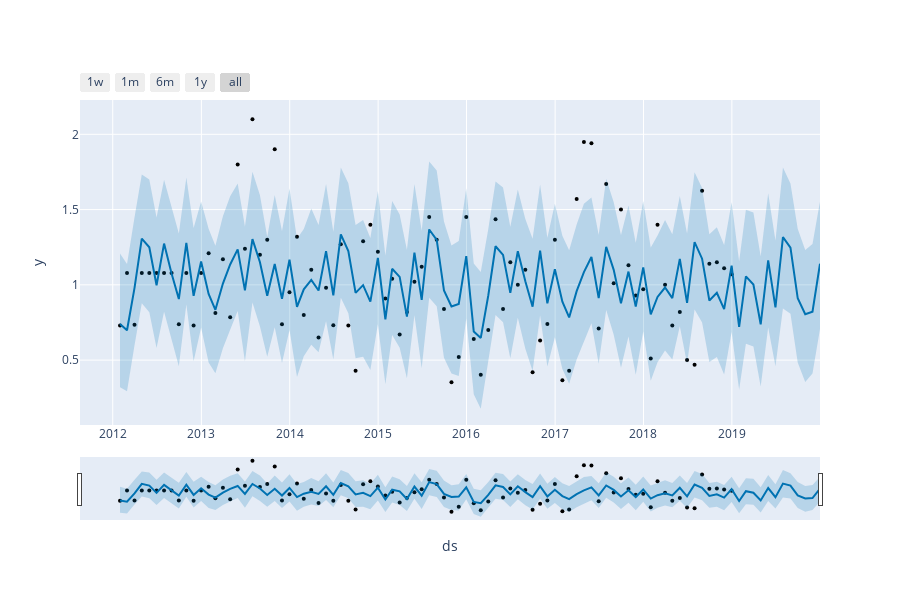

Notebook code for this chart:
### Code cell
# alternative use plotly interactive model
plot_plotly(model, predict)
